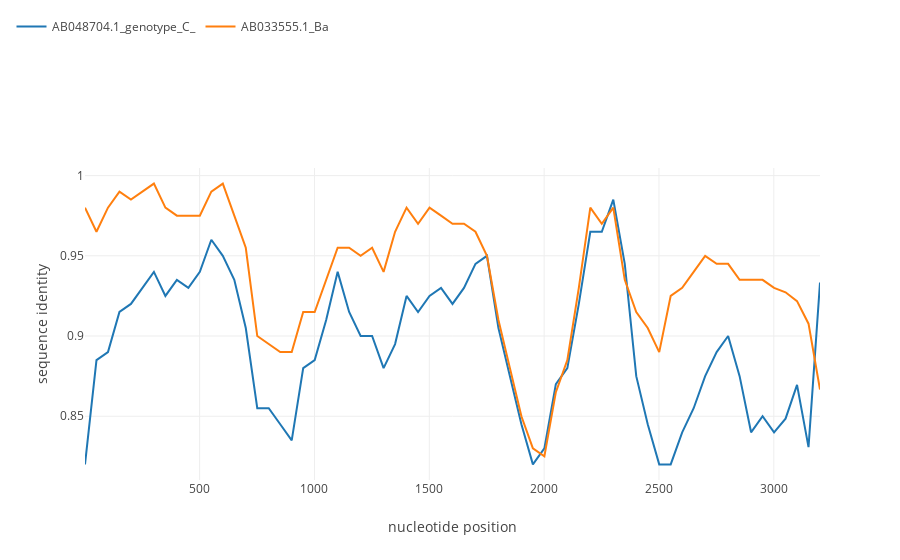

The cell this chart's notebook holds for it:
### Code cell
simgen("./data/merged_document.fasta", window=200, shift=50, pot_rec=2)
